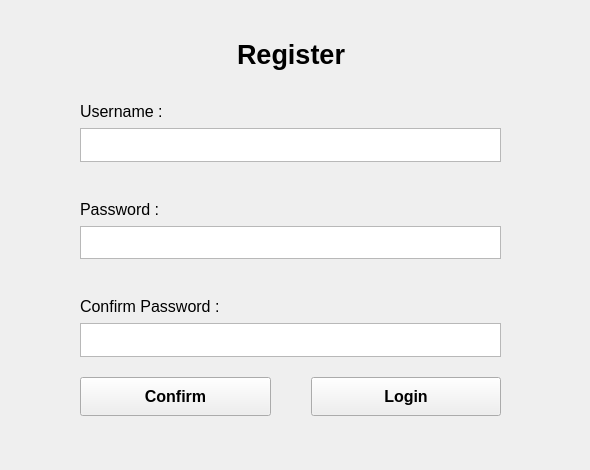
      <widget class="QWidget" name="pageRegister">
       <widget class="QWidget" name="verticalLayoutWidget_6">
        <property name="geometry">
         <rect>
          <x>0</x>
          <y>0</y>
          <width>581</width>
          <height>461</height>
         </rect>
        </property>
        <layout class="QVBoxLayout" name="VLRegister">
         <property name="spacing">
          <number>0</number>
         </property>
         <property name="topMargin">
          <number>0</number>
         </property>
         <property name="bottomMargin">
          <number>0</number>
         </property>
         <item>
          <spacer name="verticalSpacer_7">
           <property name="orientation">
            <enum>Qt::Orientation::Vertical</enum>
           </property>
           <property name="sizeType">
            <enum>QSizePolicy::Policy::Fixed</enum>
           </property>
           <property name="sizeHint" stdset="0">
            <size>
             <width>20</width>
             <height>30</height>
            </size>
           </property>
          </spacer>
         </item>
         <item>
          <layout class="QHBoxLayout" name="horizontalLayout_31">
           <item>
            <spacer name="horizontalSpacer_33">
             <property name="orientation">
              <enum>Qt::Orientation::Horizontal</enum>
             </property>
             <property name="sizeHint" stdset="0">
              <size>
               <width>40</width>
               <height>20</height>
              </size>
             </property>
            </spacer>
           </item>
           <item>
            <widget class="QLabel" name="label_3">
             <property name="font">
              <font>
               <pointsize>20</pointsize>
               <bold>true</bold>
              </font>
             </property>
             <property name="text">
              <string>Register</string>
             </property>
            </widget>
           </item>
           <item>
            <spacer name="horizontalSpacer_34">
             <property name="orientation">
              <enum>Qt::Orientation::Horizontal</enum>
             </property>
             <property name="sizeHint" stdset="0">
              <size>
               <width>40</width>
               <height>20</height>
              </size>
             </property>
            </spacer>
           </item>
          </layout>
         </item>
         <item>
          <layout class="QHBoxLayout" name="horizontalLayout_30">
           <property name="topMargin">
            <number>15</number>
           </property>
           <item>
            <spacer name="horizontalSpacer_32">
             <property name="orientation">
              <enum>Qt::Orientation::Horizontal</enum>
             </property>
             <property name="sizeType">
              <enum>QSizePolicy::Policy::Fixed</enum>
             </property>
             <property name="sizeHint" stdset="0">
              <size>
               <width>80</width>
               <height>5</height>
              </size>
             </property>
            </spacer>
           </item>
           <item>
            <widget class="QLabel" name="label_11">
             <property name="font">
              <font>
               <pointsize>12</pointsize>
              </font>
             </property>
             <property name="text">
              <string>Username :</string>
             </property>
            </widget>
           </item>
          </layout>
         </item>
         <item>
          <layout class="QHBoxLayout" name="horizontalLayout_29">
           <property name="bottomMargin">
            <number>15</number>
           </property>
           <item>
            <spacer name="horizontalSpacer_35">
             <property name="orientation">
              <enum>Qt::Orientation::Horizontal</enum>
             </property>
             <property name="sizeType">
              <enum>QSizePolicy::Policy::Fixed</enum>
             </property>
             <property name="sizeHint" stdset="0">
              <size>
               <width>80</width>
               <height>5</height>
              </size>
             </property>
            </spacer>
           </item>
           <item>
            <widget class="QTextEdit" name="registerUsername">
             <property name="sizePolicy">
              <sizepolicy hsizetype="Expanding" vsizetype="Ignored">
               <horstretch>0</horstretch>
               <verstretch>0</verstretch>
              </sizepolicy>
             </property>
            </widget>
           </item>
           <item>
            <spacer name="horizontalSpacer_36">
             <property name="orientation">
              <enum>Qt::Orientation::Horizontal</enum>
             </property>
             <property name="sizeType">
              <enum>QSizePolicy::Policy::Fixed</enum>
             </property>
             <property name="sizeHint" stdset="0">
              <size>
               <width>80</width>
               <height>5</height>
              </size>
             </property>
            </spacer>
           </item>
          </layout>
         </item>
         <item>
          <layout class="QHBoxLayout" name="horizontalLayout_28">
           <property name="topMargin">
            <number>15</number>
           </property>
           <item>
            <spacer name="horizontalSpacer_37">
             <property name="orientation">
              <enum>Qt::Orientation::Horizontal</enum>
             </property>
             <property name="sizeType">
              <enum>QSizePolicy::Policy::Fixed</enum>
             </property>
             <property name="sizeHint" stdset="0">
              <size>
               <width>80</width>
               <height>5</height>
              </size>
             </property>
            </spacer>
           </item>
           <item>
            <widget class="QLabel" name="label_12">
             <property name="font">
              <font>
               <pointsize>12</pointsize>
              </font>
             </property>
             <property name="text">
              <string>Password : </string>
             </property>
            </widget>
           </item>
          </layout>
         </item>
         <item>
          <layout class="QHBoxLayout" name="horizontalLayout_27">
           <property name="bottomMargin">
            <number>15</number>
           </property>
           <item>
            <spacer name="horizontalSpacer_45">
             <property name="orientation">
              <enum>Qt::Orientation::Horizontal</enum>
             </property>
             <property name="sizeType">
              <enum>QSizePolicy::Policy::Fixed</enum>
             </property>
             <property name="sizeHint" stdset="0">
              <size>
               <width>80</width>
               <height>5</height>
              </size>
             </property>
            </spacer>
           </item>
           <item>
            <widget class="QTextEdit" name="registerPassword">
             <property name="sizePolicy">
              <sizepolicy hsizetype="Expanding" vsizetype="Ignored">
               <horstretch>0</horstretch>
               <verstretch>0</verstretch>
              </sizepolicy>
             </property>
            </widget>
           </item>
           <item>
            <spacer name="horizontalSpacer_38">
             <property name="orientation">
              <enum>Qt::Orientation::Horizontal</enum>
             </property>
             <property name="sizeType">
              <enum>QSizePolicy::Policy::Fixed</enum>
             </property>
             <property name="sizeHint" stdset="0">
              <size>
               <width>80</width>
               <height>5</height>
              </size>
             </property>
            </spacer>
           </item>
          </layout>
         </item>
         <item>
          <layout class="QHBoxLayout" name="horizontalLayout_26">
           <property name="topMargin">
            <number>15</number>
           </property>
           <item>
            <spacer name="horizontalSpacer_44">
             <property name="orientation">
              <enum>Qt::Orientation::Horizontal</enum>
             </property>
             <property name="sizeType">
              <enum>QSizePolicy::Policy::Fixed</enum>
             </property>
             <property name="sizeHint" stdset="0">
              <size>
               <width>80</width>
               <height>5</height>
              </size>
             </property>
            </spacer>
           </item>
           <item>
            <widget class="QLabel" name="label_13">
             <property name="sizePolicy">
              <sizepolicy hsizetype="Preferred" vsizetype="Ignored">
               <horstretch>0</horstretch>
               <verstretch>0</verstretch>
              </sizepolicy>
             </property>
             <property name="font">
              <font>
               <pointsize>12</pointsize>
              </font>
             </property>
             <property name="text">
              <string>Confirm Password :</string>
             </property>
            </widget>
           </item>
          </layout>
         </item>
         <item>
          <layout class="QHBoxLayout" name="horizontalLayout_25">
           <property name="bottomMargin">
            <number>15</number>
           </property>
           <item>
            <spacer name="horizontalSpacer_41">
             <property name="orientation">
              <enum>Qt::Orientation::Horizontal</enum>
             </property>
             <property name="sizeType">
              <enum>QSizePolicy::Policy::Fixed</enum>
             </property>
             <property name="sizeHint" stdset="0">
              <size>
               <width>80</width>
               <height>5</height>
              </size>
             </property>
            </spacer>
           </item>
           <item>
            <widget class="QTextEdit" name="registerConfirmPassword">
             <property name="sizePolicy">
              <sizepolicy hsizetype="Expanding" vsizetype="Ignored">
               <horstretch>0</horstretch>
               <verstretch>0</verstretch>
              </sizepolicy>
             </property>
            </widget>
           </item>
           <item>
            <spacer name="horizontalSpacer_40">
             <property name="orientation">
              <enum>Qt::Orientation::Horizontal</enum>
             </property>
             <property name="sizeType">
              <enum>QSizePolicy::Policy::Fixed</enum>
             </property>
             <property name="sizeHint" stdset="0">
              <size>
               <width>80</width>
               <height>5</height>
              </size>
             </property>
            </spacer>
           </item>
          </layout>
         </item>
         <item>
          <layout class="QHBoxLayout" name="horizontalLayout_24">
           <property name="topMargin">
            <number>5</number>
           </property>
           <property name="bottomMargin">
            <number>5</number>
           </property>
           <item>
            <spacer name="horizontalSpacer_42">
             <property name="orientation">
              <enum>Qt::Orientation::Horizontal</enum>
             </property>
             <property name="sizeType">
              <enum>QSizePolicy::Policy::Fixed</enum>
             </property>
             <property name="sizeHint" stdset="0">
              <size>
               <width>80</width>
               <height>5</height>
              </size>
             </property>
            </spacer>
           </item>
           <item>
            <widget class="QPushButton" name="registerConfirmBtn">
             <property name="sizePolicy">
              <sizepolicy hsizetype="Minimum" vsizetype="Preferred">
               <horstretch>0</horstretch>
               <verstretch>0</verstretch>
              </sizepolicy>
             </property>
             <property name="font">
              <font>
               <pointsize>12</pointsize>
               <bold>true</bold>
              </font>
             </property>
             <property name="text">
              <string>Confirm</string>
             </property>
            </widget>
           </item>
           <item>
            <spacer name="horizontalSpacer_43">
             <property name="orientation">
              <enum>Qt::Orientation::Horizontal</enum>
             </property>
             <property name="sizeType">
              <enum>QSizePolicy::Policy::Fixed</enum>
             </property>
             <property name="sizeHint" stdset="0">
              <size>
               <width>40</width>
               <height>5</height>
              </size>
             </property>
            </spacer>
           </item>
           <item>
            <widget class="QPushButton" name="registerLoginBtn">
             <property name="sizePolicy">
              <sizepolicy hsizetype="Minimum" vsizetype="Preferred">
               <horstretch>0</horstretch>
               <verstretch>0</verstretch>
              </sizepolicy>
             </property>
             <property name="font">
              <font>
               <pointsize>12</pointsize>
               <bold>true</bold>
              </font>
             </property>
             <property name="text">
              <string>Login</string>
             </property>
            </widget>
           </item>
           <item>
            <spacer name="horizontalSpacer_39">
             <property name="orientation">
              <enum>Qt::Orientation::Horizontal</enum>
             </property>
             <property name="sizeType">
              <enum>QSizePolicy::Policy::Fixed</enum>
             </property>
             <property name="sizeHint" stdset="0">
              <size>
               <width>80</width>
               <height>5</height>
              </size>
             </property>
            </spacer>
           </item>
          </layout>
         </item>
         <item>
          <spacer name="verticalSpacer_8">
           <property name="orientation">
            <enum>Qt::Orientation::Vertical</enum>
           </property>
           <property name="sizeType">
            <enum>QSizePolicy::Policy::Fixed</enum>
           </property>
           <property name="sizeHint" stdset="0">
            <size>
             <width>20</width>
             <height>40</height>
            </size>
           </property>
          </spacer>
         </item>
        </layout>
       </widget>
      </widget>
